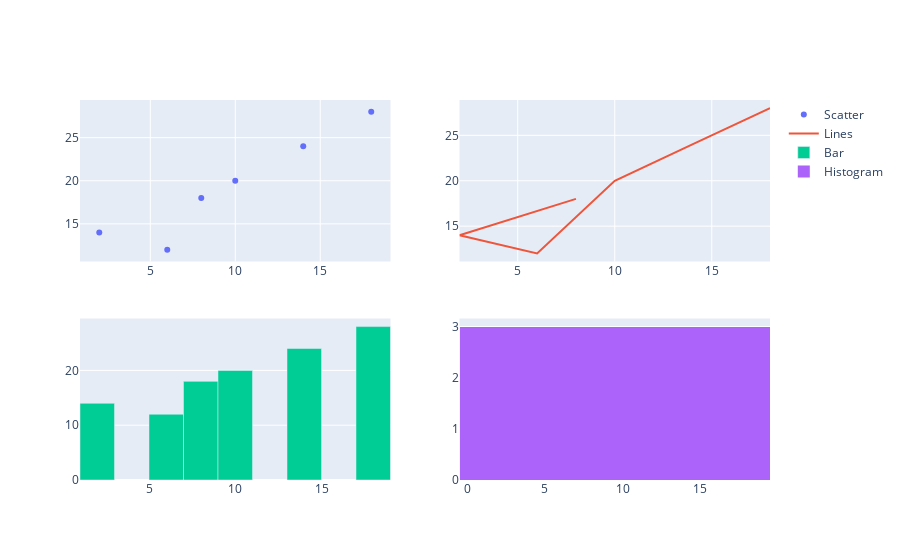

This figure's notebook cell:
### Code cell
## 導入套件
import plotly.graph_objs as go
from plotly.subplots import make_subplots

## 構建一個2X2的大圖
fig = make_subplots(rows = 2, cols = 2)

## 構建子圖
## 子圖1
fig.add_trace(
    go.Scatter(x = [8, 2, 6, 10, 14, 18], y = [18, 14, 12, 20, 24, 28], mode = 'markers', name = 'Scatter'),
    row = 1,
    col = 1
)


## 子圖2
fig.add_trace(
    go.Scatter(x = [8, 2, 6, 10, 14, 18], y = [18, 14, 12, 20, 24, 28], mode = 'lines', name = 'Lines'),
    row = 1,
    col = 2
)

## 子圖3
fig.add_trace(
    go.Bar(x = [8, 2, 6, 10, 14, 18], y = [18, 14, 12, 20, 24, 28], name = 'Bar'),
    row = 2,
    col = 1
)

## 子圖1
fig.add_trace(
    go.Histogram(x = [8, 2, 6, 10, 14, 18], y = [18, 14, 12, 20, 24, 28], name = 'Histogram'),
    row = 2,
    col = 2
)

## 顯示圖片
fig.show()

### Figure 1 — Plotly figure (JSON) as saved in the notebook; plotly's stock layout.template omitted (floating-point values rounded to 4 significant figures)
{"data": [{"mode": "markers", "name": "Scatter", "type": "scatter", "x": [8, 2, 6, 10, 14, 18], "xaxis": "x", "y": [18, 14, 12, 20, 24, 28], "yaxis": "y"}, {"mode": "lines", "name": "Lines", "type": "scatter", "x": [8, 2, 6, 10, 14, 18], "xaxis": "x2", "y": [18, 14, 12, 20, 24, 28], "yaxis": "y2"}, {"name": "Bar", "type": "bar", "x": [8, 2, 6, 10, 14, 18], "xaxis": "x3", "y": [18, 14, 12, 20, 24, 28], "yaxis": "y3"}, {"name": "Histogram", "type": "histogram", "x": [8, 2, 6, 10, 14, 18], "xaxis": "x4", "y": [18, 14, 12, 20, 24, 28], "yaxis": "y4"}], "layout": {"xaxis": {"anchor": "y", "domain": [0, 0.45]}, "xaxis2": {"anchor": "y2", "domain": [0.55, 1]}, "xaxis3": {"anchor": "y3", "domain": [0, 0.45]}, "xaxis4": {"anchor": "y4", "domain": [0.55, 1]}, "yaxis": {"anchor": "x", "domain": [0.575, 1]}, "yaxis2": {"anchor": "x2", "domain": [0.575, 1]}, "yaxis3": {"anchor": "x3", "domain": [0, 0.425]}, "yaxis4": {"anchor": "x4", "domain": [0, 0.425]}}}
